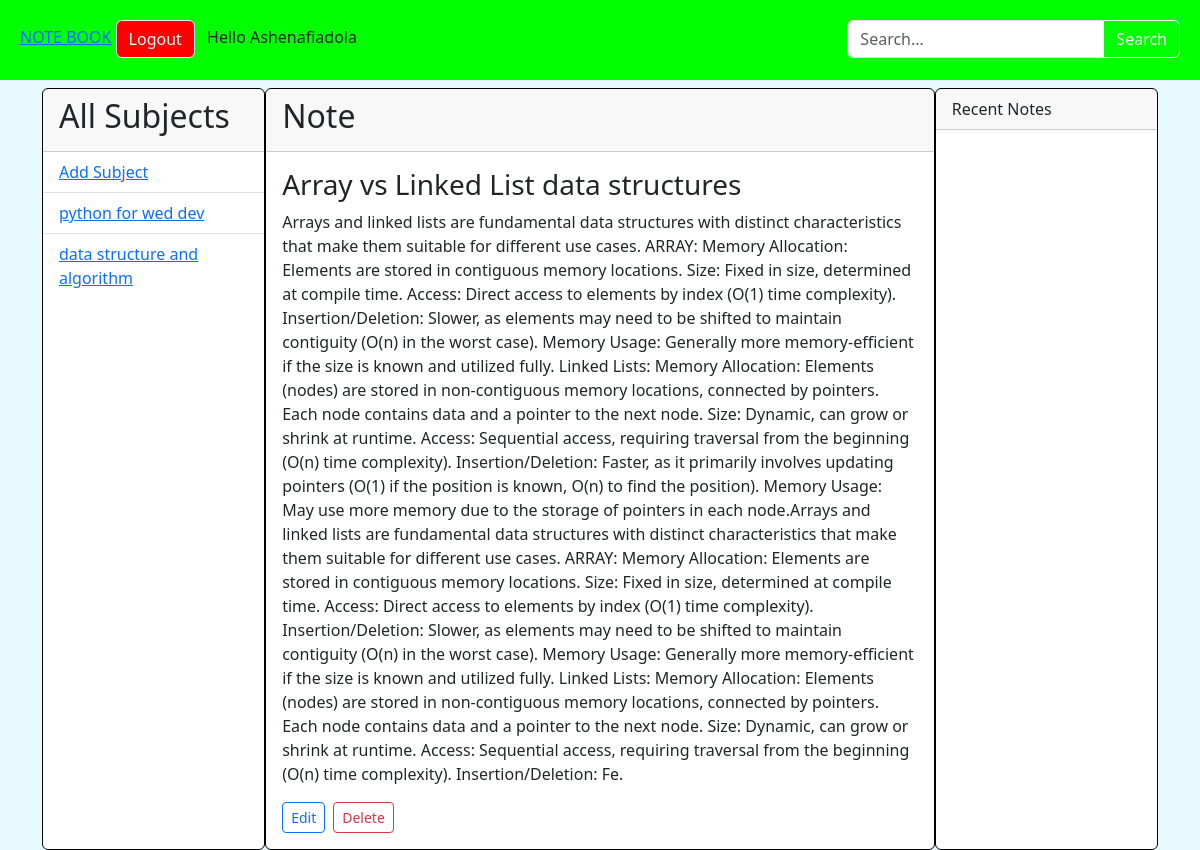
The app's page /note/2 (signed in) with its own data.
### Noteapp/models.py (models this page shows, shortened)
class Subject(models.Model):
    user = models.ForeignKey(User, on_delete=models.CASCADE)
    name = models.CharField(max_length=255)
    description = models.TextField(null=True, blank=True)
    created = models.DateTimeField(auto_now_add=True)
    updated = models.DateTimeField(auto_now=True)
    class Meta:
        ordering = ['-created', '-updated']

class Note(models.Model):
    subject = models.ForeignKey(Subject, on_delete=models.CASCADE)
    user = models.ForeignKey(User, on_delete=models.CASCADE)
    title = models.CharField(max_length=200)
    note = models.TextField()
    created = models.DateTimeField(auto_now_add=True)
    updated = models.DateTimeField(auto_now=True)
    class Meta:
        ordering = ['-created', '-updated']

### Noteapp/views.py (the view)
# urls.py: path("note/<int:pk>", views.note, name="note"),
def note(request,pk):
    subjects = Subject.objects.filter(user=request.user)
    note = Note.objects.get(id=pk)
    context = {
        "note":note,
        'subjects':subjects,
    }
    return render(request, "Noteapp/note.html",context)

### Noteapp/templates/Noteapp/note.html (shortened to what this page needs)
{% extends 'Noteapp/main.html' %}
{% block form %}
<form class="d-flex" action="" method="get">
    <div class="input-group">
            <input type="search" name="q" class="form-control" placeholder="Search...">
            <button class="btn btn-outline-light" type="submit">Search</button>
    </div>
</form>
{% endblock %}
{% block content %}
<div class="container">
     <div class="card">
        <div class="card-header"><h2>All Subjects</h2></div>
        <ul class="list-group list-group-flush">
            <li class="list-group-item"><a href="{% url 'addsubject' %}">Add Subject</a></li>
            {% for subject in subjects %}
                <li class="list-group-item"><a href="{% url 'subject' subject.id %}">{{ subject.name }}</a></li>
            {% empty %}
                <li class="list-group-item">No subjects yet.</li>
            {% endfor %}
        </ul>
    </div>
    <div class="card note-div">
        <div class="card-header"><h2>Note</h2></div>
        <div class="card-body">
            <h3 class="card-title">{{ note.title }}</h3>
            <p class="card-text">{{ note.note }}</p>
            <div class="d-flex gap-2">
                <a class="btn btn-sm btn-outline-primary" href="{% url 'editNote' note.id %}">Edit</a>
                <a class="btn btn-sm btn-outline-danger" href="{% url 'deleteNote' note.id %}">Delete</a>
            </div>
        </div>
     </div>
    <div class="card">
        <div class="card-header">Recent Notes</div>
        <div class="card-body">
        </div>
    </div>
</div>
{% endblock %}

### Noteapp/templates/Noteapp/main.html (shortened to what this page needs)
<!DOCTYPE html>
<html lang="en">
<head>
    <link href="https://cdn.jsdelivr.net/npm/bootstrap@5.3.0/dist/css/bootstrap.min.css" rel="stylesheet">
</head>
<body>
    <nav class="">
        <a class="" href="{% url 'home' %}">NOTE BOOK</a>
        {% if user.is_authenticated %}
            <a class="btn btn-outline-light me-2 lgo-btn" href="{% url 'logoutUser' %}">Logout</a>
            <div class="search-form">
              {% block form %}{% endblock %}
            </div>
            <span class="navbar-text">Hello {{user.username.capitalize}}</span>
        {% endif %}
    </nav>
    {% block content %}
    {% endblock %}
</body>
</html>

### Noteapp/templates/Noteapp/main.html (style rules this page uses)
html { padding: 0px; }
body { background-color: #e7faff; padding: 0px; margin: 0px; }
nav { background-color: rgb(0, 255, 0); height: 80px; padding: 20px; }
.search-form { display: inline-block; float: right; margin-bottom: 30px; margin-top: auto; vertical-align: middle; }
.lgo-btn { background: #ff0000; }

### Noteapp/templates/Noteapp/note.html (style rules this page uses)
.container { grid-template-columns: 1fr 3fr 1fr; display: grid; }
.card { border: solid black 1px; }
.card-body { overflow-y: scroll; }

### records on screen
Subject: name "python for wed dev"
Subject: name "data structure and algorithm"
Note: title "Array vs Linked List data structures", note "Arrays and linked lists are fundamental data structures with distinct characteristics that make them suitable for different use cases. ARRAY: Memory Allocation: Elements are stored in contiguous memory locations. Size: Fixed in size, determined at compile time. Access: Direct access to elements by index (O(1) time complexity). Insertion/Deletion: Slower, as elements may need to be shifted to maintain contiguity (O(n) in the worst case). Memory Usage: Generally more memory-efficient if the size is known and utilized fully. Linked Lists: Memory Allocation: Elements (nodes) are stored in non-contiguous memory locations, connected by pointers. Each node contains data and a pointer to the next…"

### other values on screen
{{ user.username.capitalize }} "Ashenafiadola"
